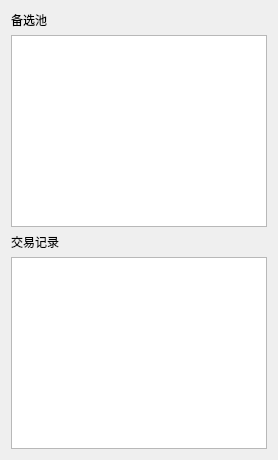
                     <widget class="QWidget" name="trade">
                      <layout class="QVBoxLayout" name="verticalLayout_20">
                       <item>
                        <widget class="QLabel" name="lbl_alternative">
                         <property name="sizePolicy">
                          <sizepolicy hsizetype="Fixed" vsizetype="Fixed">
                           <horstretch>0</horstretch>
                           <verstretch>0</verstretch>
                          </sizepolicy>
                         </property>
                         <property name="text">
                          <string>备选池</string>
                         </property>
                        </widget>
                       </item>
                       <item>
                        <widget class="QTableView" name="tbv_alternative"/>
                       </item>
                       <item>
                        <widget class="QLabel" name="lbl_trade_record">
                         <property name="sizePolicy">
                          <sizepolicy hsizetype="Fixed" vsizetype="Fixed">
                           <horstretch>0</horstretch>
                           <verstretch>0</verstretch>
                          </sizepolicy>
                         </property>
                         <property name="text">
                          <string>交易记录</string>
                         </property>
                        </widget>
                       </item>
                       <item>
                        <widget class="QTableView" name="tbv_trade_record"/>
                       </item>
                      </layout>
                     </widget>
